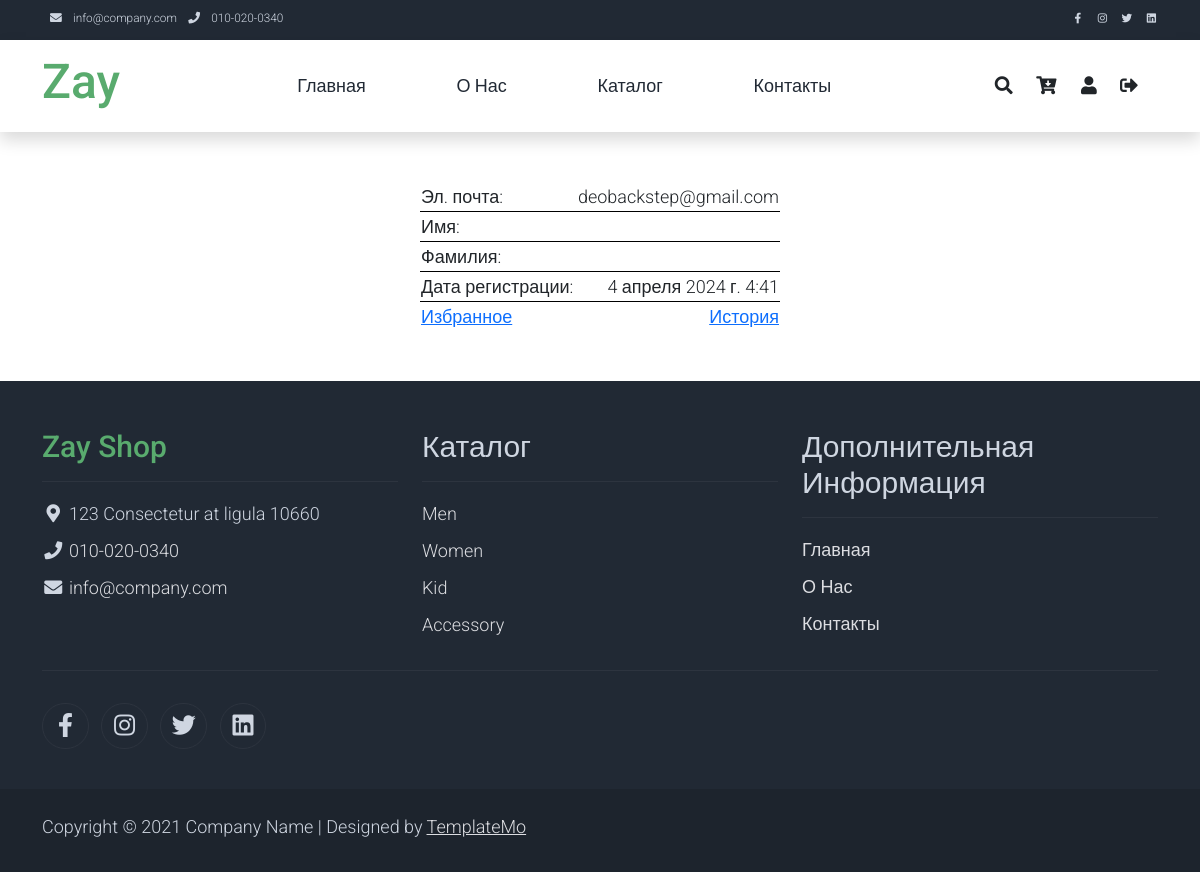
Page /profile (signed in) on the committed database.
### shopapp/models.py (models this page shows, shortened)
class CustomUser(AbstractBaseUser, PermissionsMixin):
    email = models.EmailField(unique=True)
    first_name = models.CharField(max_length=255)
    last_name = models.CharField(max_length=255)
    favourites = models.ManyToManyField('Product')
    is_staff = models.BooleanField(default=False)
    is_active = models.BooleanField(default=True)
    date_joined = models.DateTimeField(default=timezone.now())
    USERNAME_FIELD = 'email'
    REQUIRED_FIELDS = []
    objects = CustomUserManager()
    class Meta:
        verbose_name = 'User'
        verbose_name_plural = 'Users'

class Gender(models.Model):
    name = models.CharField(max_length=255)
    class Meta:
        verbose_name = 'Gender'
        verbose_name_plural = 'Genders'

### shopapp/views.py (the view)
# urls.py: path('profile', profileView, name='profile_url'),
def profileView(request):
    if request.user.is_authenticated:
        genders = Gender.objects.all()
        categories = Category.objects.filter(popular=True)[:3]
        popular_products = Product.objects.filter(popular=True)[:3]
        context = {
            'categories': categories,
            'genders': genders,
            'popular_products': popular_products
        }
        return render(request, template_name='profile.html', context=context)
    return redirect('login_url')

### templates/profile.html
{% extends 'base.html' %}
{% load static %}
{% block content %}
    <div id="content" style="margin-top: 50px; margin-bottom: 50px;">
        <div class="page-heading about-page-heading" id="top" style="background: none">
            <div class="profile" align="center">
                <table style="width: 30vw">
                    <tr style="border-bottom: 1px solid black;">
                        <td>Эл. почта:</td>
                        <td align="right">{{ user.email }}</td>
                    </tr>
                    <tr style="border-bottom: 1px solid black;">
                        <td>Имя:</td>
                        <td align="right">{{ user.first_name }}</td>
                    </tr>
                    <tr style="border-bottom: 1px solid black;">
                        <td>Фамилия:</td>
                        <td align="right">{{ user.last_name }}</td>
                    </tr>
                    <tr style="border-bottom: 1px solid black;">
                        <td>Дата регистрации:</td>
                        <td align="right">{{ user.date_joined }}</td>
                    </tr>
                    <tr>
                        <td align="left"><a href="{% url 'favourites_url' %}">Избранное</a></td>
                        <td align="right"><a href="{% url 'history_url' %}">История</a></td>
                    </tr>
                </table>
            </div>
        </div>
    </div>
{% endblock content %}

### templates/base.html (shortened to what this page needs)
{% load static %}
<!DOCTYPE html>
<html lang="en">
<head>
    <link rel="stylesheet" href="{% static 'css/bootstrap.min.css' %}">
    <link rel="stylesheet" href="{% static 'css/templatemo.css' %}">
    <link rel="stylesheet" href="{% static 'css/custom.css' %}">
    <link rel="stylesheet" href="{% static 'css/fontawesome.min.css' %}">
    <link rel="stylesheet" href="{% static 'css/fontawesome.css' %}">
    <link rel="stylesheet" href="{% static 'css/login.css' %}">
</head>
<body>
    <nav class="navbar navbar-expand-lg bg-dark navbar-light d-none d-lg-block" id="templatemo_nav_top">
        <div class="container text-light">
            <div class="w-100 d-flex justify-content-between">
                <div>
                    <i class="fa fa-envelope mx-2"></i>
                    <a class="navbar-sm-brand text-light text-decoration-none" href="mailto:info@company.com">info@company.com</a>
                    <i class="fa fa-phone mx-2"></i>
                    <a class="navbar-sm-brand text-light text-decoration-none" href="tel:010-020-0340">010-020-0340</a>
                </div>
                <div>
                    <a class="text-light" href="https://fb.com/templatemo" target="_blank" rel="sponsored"><i class="fab fa-facebook-f fa-sm fa-fw me-2"></i></a>
                    <a class="text-light" href="https://www.instagram.com/" target="_blank"><i class="fab fa-instagram fa-sm fa-fw me-2"></i></a>
                    <a class="text-light" href="https://twitter.com/" target="_blank"><i class="fab fa-twitter fa-sm fa-fw me-2"></i></a>
                    <a class="text-light" href="https://www.linkedin.com/" target="_blank"><i class="fab fa-linkedin fa-sm fa-fw"></i></a>
                </div>
            </div>
        </div>
    </nav>
    <nav class="navbar navbar-expand-lg navbar-light shadow">
        <div class="container d-flex justify-content-between align-items-center">
            <a class="navbar-brand text-success logo h1 align-self-center" href="{% url 'home_url' %}">
                Zay
            </a>
            <div class="align-self-center collapse navbar-collapse flex-fill  d-lg-flex justify-content-lg-between" id="templatemo_main_nav">
                <div class="flex-fill">
                    <ul class="nav navbar-nav d-flex justify-content-between mx-lg-auto">
                        <li class="nav-item">
                            <a class="nav-link" href="{% url 'home_url' %}">Главная</a>
                        </li>
                        <li class="nav-item">
                            <a class="nav-link" href="{% url 'about_us_url' %}">О Нас</a>
                        </li>
                        <li class="nav-item">
                            <a class="nav-link" href="{% url 'product_all_url' %}">Каталог</a>
                        </li>
                        <li class="nav-item">
                            <a class="nav-link" href="{% url 'contact_url' %}">Контакты</a>
                        </li>
                    </ul>
                </div>
                <div class="navbar align-self-center d-flex">
                    <a class="nav-icon d-none d-lg-inline" href="#" data-bs-toggle="modal" data-bs-target="#templatemo_search">
                        <i class="fa fa-fw fa-search text-dark mr-2"></i>
                    </a>
                    <a class="nav-icon position-relative text-decoration-none" href="{% url 'cart_detail' %}">
                        <i class="fa fa-fw fa-cart-arrow-down text-dark mr-1"></i>
                    </a>
                    {% if user.is_authenticated %}
                        <a class="nav-icon position-relative text-decoration-none" href="{% url 'profile_url' %}">
                            <i class="fa fa-fw fa-user text-dark mr-3"></i>
                        </a>
                        <a class="nav-icon position-relative text-decoration-none" href="{% url 'logout_url' %}">
                            <i class="fa fa-sign-out-alt text-dark mr-3"></i>
                        </a>
                    {% else %}
                        <a class="nav-icon position-relative" href="{% url 'login_url' %}">
                            <i class="fa fa-sign-in-alt text-dark mr-3" aria-hidden="true"></i>
                        </a>
                    {% endif %}
                </div>
            </div>
        </div>
    </nav>
    {% block content %}
    {% endblock content %}
    <footer class="bg-dark" id="tempaltemo_footer">
        <div class="container">
            <div class="row">
                <div class="col-md-4 pt-5">
                    <h2 class="h2 text-success border-bottom pb-3 border-light logo">Zay Shop</h2>
                    <ul class="list-unstyled text-light footer-link-list">
                        <li>
                            <i class="fas fa-map-marker-alt fa-fw"></i>
                            123 Consectetur at ligula 10660
                        </li>
                        <li>
                            <i class="fa fa-phone fa-fw"></i>
                            <a class="text-decoration-none" href="tel:010-020-0340">010-020-0340</a>
                        </li>
                        <li>
                            <i class="fa fa-envelope fa-fw"></i>
                            <a class="text-decoration-none" href="mailto:info@company.com">info@company.com</a>
                        </li>
                    </ul>
                </div>
                <div class="col-md-4 pt-5">
                    <h2 class="h2 text-light border-bottom pb-3 border-light">Каталог</h2>
                    <ul class="list-unstyled text-light footer-link-list">
                        {% for gender in genders %}
                            <li><a class="text-decoration-none" href="#">{{ gender.name }}</a></li>
                        {% endfor %}
                    </ul>
                </div>
                <div class="col-md-4 pt-5">
                    <h2 class="h2 text-light border-bottom pb-3 border-light">Дополнительная Информация</h2>
                    <ul class="list-unstyled text-light footer-link-list">
                        <li><a class="text-decoration-none" href="{% url 'home_url' %}">Главная</a></li>
                        <li><a class="text-decoration-none" href="{% url 'about_us_url' %}">О Нас</a></li>
                        <li><a class="text-decoration-none" href="#">Контакты</a></li>
                    </ul>
                </div>
            </div>
            <div class="row text-light mb-4">
                <div class="col-12 mb-3">
                    <div class="w-100 my-3 border-top border-light"></div>
                </div>
                <div class="col-auto me-auto">
                    <ul class="list-inline text-left footer-icons">
                        <li class="list-inline-item border border-light rounded-circle text-center">
                            <a class="text-light text-decoration-none" target="_blank" href="http://facebook.com/"><i class="fab fa-facebook-f fa-lg fa-fw"></i></a>
                        </li>
                        <li class="list-inline-item border border-light rounded-circle text-center">
                            <a class="text-light text-decoration-none" target="_blank" href="https://www.instagram.com/"><i class="fab fa-instagram fa-lg fa-fw"></i></a>
                        </li>
                        <li class="list-inline-item border border-light rounded-circle text-center">
                            <a class="text-light text-decoration-none" target="_blank" href="https://twitter.com/"><i class="fab fa-twitter fa-lg fa-fw"></i></a>
                        </li>
                        <li class="list-inline-item border border-light rounded-circle text-center">
                            <a class="text-light text-decoration-none" target="_blank" href="https://www.linkedin.com/"><i class="fab fa-linkedin fa-lg fa-fw"></i></a>
                        </li>
                    </ul>
                </div>
            </div>
        </div>
        <div class="w-100 bg-black py-3">
            <div class="container">
                <div class="row pt-2">
                    <div class="col-12">
                        <p class="text-left text-light">
                            Copyright &copy; 2021 Company Name
                            | Designed by <a rel="sponsored" href="https://templatemo.com" target="_blank">TemplateMo</a>
                        </p>
                    </div>
                </div>
            </div>
        </div>
    </footer>
</body>
</html>

### static/css/templatemo.css (style rules this page uses)
body, ul, li, p, a, label, input, div { font-family: 'Roboto', sans-serif; font-size: 18px !important; font-weight: 300 !important; }
.h1 { font-family: 'Roboto', sans-serif; font-size: 48px !important; font-weight: 200 !important; }
.h2 { font-family: 'Roboto', sans-serif; font-size: 30px !important; font-weight: 300; }
.logo { font-weight: 500 !important; }
.text-success { color: #59ab6e !important; }
.text-light { color: #cfd6e1 !important; }
.bg-dark { background-color: #212934 !important; }
.bg-black { background-color: #1d242d !important; }
#templatemo_nav_top { min-height: 40px; }
#templatemo_nav_top * { font-size: .9em !important; }
#templatemo_main_nav a { color: #212934; }
#templatemo_main_nav .navbar .nav-icon { margin-right: 20px; }
#tempaltemo_footer a { color: #dcdde1; }
#tempaltemo_footer ul.footer-link-list li { padding-top: 10px; }
#tempaltemo_footer ul.footer-icons li { width: 2.6em; height: 2.6em; line-height: 2.6em; }
#tempaltemo_footer .border-light { border-color: #2d343f !important; }
@media (min-width: 768px) { #templatemo_main_nav .navbar-nav { max-width: 450px; } }
@media (min-width: 992px) { #templatemo_main_nav .navbar-nav { max-width: 550px; } }

### rows in the picture
CustomUser: email "deobackstep@gmail.com", date_joined "4 апреля 2024 г. 4:41"
Gender: name "Men"
Gender: name "Women"
Gender: name "Kid"
Gender: name "Accessory"
